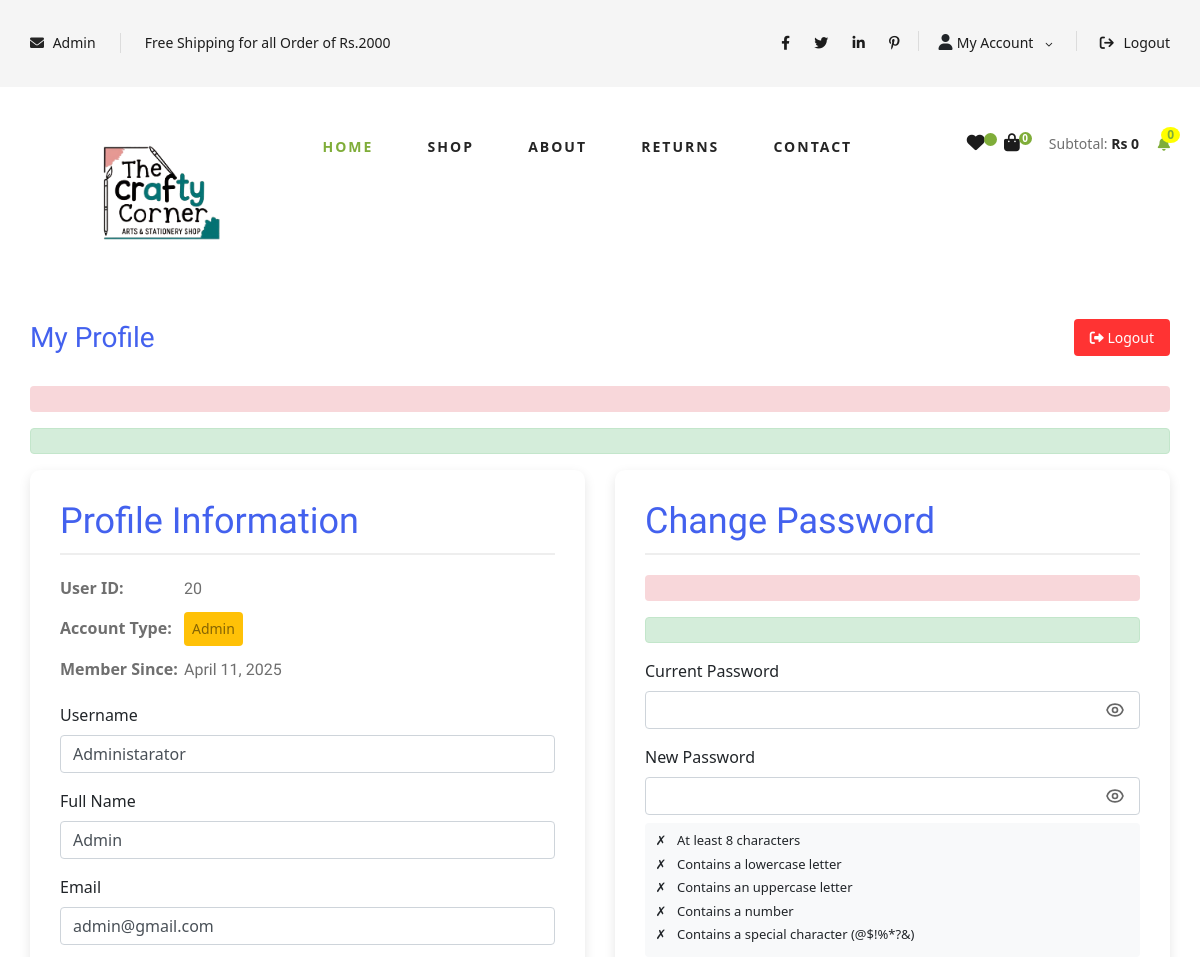
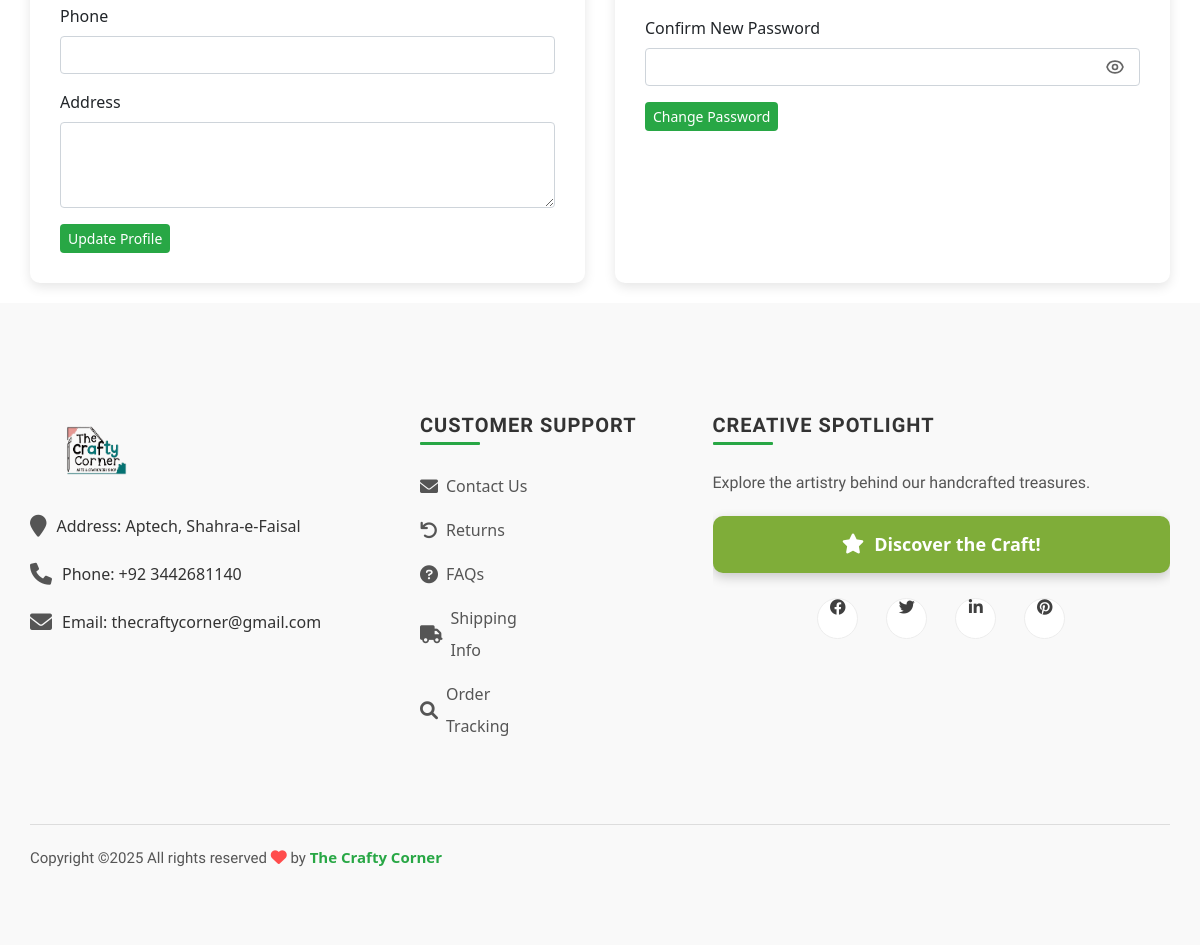
The app's page /website/profile.php (signed in) with its own data (2 pictures, top to bottom).
### tables this page shows
CREATE TABLE `users` (
  `user_id` int(11) NOT NULL,
  `username` varchar(50) NOT NULL,
  `password_hash` varchar(255) NOT NULL,
  `full_name` varchar(100) NOT NULL,
  `email` varchar(100) NOT NULL,
  `phone` varchar(15) DEFAULT NULL,
  `user_type` enum('admin','employee','customer') NOT NULL,
  `address` text DEFAULT NULL,
  `created_at` timestamp NOT NULL DEFAULT current_timestamp()
);

### website/profile.php (the view, shortened to what this page needs)
<?php
include("components/header.php");
$error = '';
$success = '';
$password_error = '';
$password_success = '';
$user_id = $_SESSION['user_id'];
$stmt = $pdo->prepare("SELECT * FROM Users WHERE user_id = :user_id");
$stmt->bindParam(':user_id', $user_id, PDO::PARAM_INT);
$stmt->execute();
$user = $stmt->fetch(PDO::FETCH_ASSOC);
$user['username'] = $user['username'] ?? '';
$user['full_name'] = $user['full_name'] ?? '';
$user['email'] = $user['email'] ?? '';
$user['phone'] = $user['phone'] ?? '';
$user['address'] = $user['address'] ?? '';
$user['user_type'] = $user['user_type'] ?? 'customer';
$user['created_at'] = $user['created_at'] ?? date('Y-m-d H:i:s');
?>
<div class="container">
  <div class="profile-header">
    <h1 class="profile-title">My Profile</h1>
    <a href="logout.php" class="logout-btn">
      <i class="fas fa-sign-out-alt"></i> Logout
    </a>
  </div>
  <?php if (isset($error)): ?>
  <div class="alert alert-error">
  </div>
  <?php endif; ?>
  <?php if (isset($success)): ?>
  <div class="alert alert-success">
  </div>
  <?php endif; ?>
  <div class="profile-container">
    <div class="profile-card">
      <h2>Profile Information</h2>
      <div class="profile-info">
        <p><strong>User ID:</strong> <?php echo htmlspecialchars($user['user_id']); ?></p>
        <p><strong>Account Type:</strong>
          <span class="user-type-badge user-type-<?php echo htmlspecialchars($user['user_type']); ?>">
            <?php echo htmlspecialchars($user['user_type']); ?>
          </span>
        </p>
        <p><strong>Member Since:</strong> <?php echo date('F j, Y', strtotime($user['created_at'])); ?></p>
      </div>
      <form method="POST" onsubmit="return validateProfileForm()">
        <div class="form-group">
          <label for="username">Username</label>
          <input type="text" id="username" name="username" class="form-control"
            value="<?php echo htmlspecialchars($user['username']); ?>" required>
        </div>
        <div class="form-group">
          <label for="full_name">Full Name</label>
          <input type="text" id="full_name" name="full_name" class="form-control"
            value="<?php echo htmlspecialchars($user['full_name']); ?>" required>
        </div>
        <div class="form-group">
          <label for="email">Email</label>
          <input type="email" id="email" name="email" class="form-control"
            value="<?php echo htmlspecialchars($user['email']); ?>" required>
        </div>
        <div class="form-group">
          <label for="phone">Phone</label>
          <input type="text" id="phone" name="phone" class="form-control"
            value="<?php echo htmlspecialchars($user['phone']); ?>">
        </div>
        <div class="form-group">
          <label for="address">Address</label>
          <textarea id="address" name="address" class="form-control"
            rows="3"><?php echo htmlspecialchars($user['address']); ?></textarea>
        </div>
        <button type="submit" class="btn1-block">Update Profile</button>
      </form>
    </div>
    <div class="profile-card">
      <h2>Change Password</h2>
      <?php if (isset($password_error)): ?>
      <div class="alert alert-error">
      </div>
      <?php endif; ?>
      <?php if (isset($password_success)): ?>
      <div class="alert alert-success">
      </div>
      <?php endif; ?>
      <form method="POST">
        <div class="form-group">
          <label for="current_password">Current Password</label>
          <div class="relative">
            <input type="password" id="current_password" name="current_password" class="form-control" required>
            <button type="button" class="toggle-password" data-target="current_password">
            </button>
          </div>
        </div>
        <div class="form-group">
          <label for="new_password">New Password</label>
          <div class="relative">
            <input type="password" id="new_password" name="new_password" class="form-control" required>
            <button type="button" class="toggle-password" data-target="new_password">
            </button>
          </div>
          <div id="passwordRequirements" class="password-requirements">
            <div class="requirement" id="reqLength">
              <span class="requirement-icon">✗</span>
              <span class="requirement-text">At least 8 characters</span>
            </div>
            <div class="requirement" id="reqLower">
              <span class="requirement-icon">✗</span>
              <span class="requirement-text">Contains a lowercase letter</span>
            </div>
            <div class="requirement" id="reqUpper">
              <span class="requirement-icon">✗</span>
              <span class="requirement-text">Contains an uppercase letter</span>
            </div>
            <div class="requirement" id="reqNumber">
              <span class="requirement-icon">✗</span>
              <span class="requirement-text">Contains a number</span>
            </div>
            <div class="requirement" id="reqSpecial">
              <span class="requirement-icon">✗</span>
              <span class="requirement-text">Contains a special character (@$!%*?&)</span>
            </div>
          </div>
        </div>
        <div class="form-group">
          <label for="confirm_password">Confirm New Password</label>
          <div class="relative">
            <input type="password" id="confirm_password" name="confirm_password" class="form-control" required>
            <button type="button" class="toggle-password" data-target="confirm_password">
            </button>
          </div>
        </div>
        <button type="submit" name="change_password" class="btn1-block">Change Password</button>
      </form>
    </div>
  </div>
</div>
<?php
include("components/footer.php");
?>

### website/css/style.css (style rules this page uses)
html, body { height: 100%; font-family: "Cairo", sans-serif; -webkit-font-smoothing: antialiased; font-smoothing: antialiased; }
h1, h2, h3, h4, h5, h6 { margin: 0; color: #111111; font-weight: 400; font-family: "Cairo", sans-serif; }
h1 { font-size: 70px; }
h2 { font-size: 36px; }
p { font-size: 16px; font-family: "Cairo", sans-serif; color: #6f6f6f; font-weight: 400; line-height: 26px; margin: 0 0 15px 0; }
@media only screen and (min-width: 1200px) { .container { max-width: 1170px; } }

### website/profile.php (style rules this page uses)
:root { --primary-color: #4361ee; --secondary-color: #3f37c9; --light-color: #f8f9fa; --dark-color: #212529; --success-color: #4bb543; --error-color: #ff3333; }
* { margin: 0; padding: 0; box-sizing: border-box; font-family: 'Segoe UI', Tahoma, Geneva, Verdana, sans-serif; }
body { background-color: #f5f7fa; color: var(--dark-color); }
.container { max-width: 1200px; margin: 0 auto; padding: 20px; }
.profile-header { display: flex; justify-content: space-between; align-items: center; margin-bottom: 30px; }
.profile-title { font-size: 28px; color: var(--primary-color); }
.logout-btn { background-color: var(--error-color); color: white; border: none; padding: 8px 16px; border-radius: 4px; cursor: pointer; font-size: 14px; transition: background-color 0.3s; }
.profile-container { display: flex; gap: 30px; }
.profile-card { background-color: white; border-radius: 10px; box-shadow: 0 4px 12px rgba(0, 0, 0, 0.1); padding: 30px; flex: 1; }
.profile-card h2 { margin-bottom: 20px; color: var(--primary-color); border-bottom: 2px solid #eee; padding-bottom: 10px; }
.form-group { margin-bottom: 20px; }
.form-group label { display: block; margin-bottom: 8px; font-weight: 500; }
.form-control { width: 100%; padding: 10px 15px; border: 1px solid #ddd; border-radius: 4px; font-size: 16px; transition: border-color 0.3s; }
.btn1-block { display: inline-block; padding: 4px 8px; border-radius: 4px; font-size: 14px; font-weight: 500; text-transform: capitalize; background-color: #28a745; color: white; border: none; }
.alert { padding: 12px 15px; border-radius: 4px; margin-bottom: 20px; }
.alert-success { background-color: #d4edda; color: #155724; border: 1px solid #c3e6cb; }
.alert-error { background-color: #f8d7da; color: #721c24; border: 1px solid #f5c6cb; }
.user-type-badge { display: inline-block; padding: 4px 8px; border-radius: 4px; font-size: 14px; font-weight: 500; text-transform: capitalize; }
.user-type-admin { background-color: #ffc107; color: #856404; }
.profile-info { margin-bottom: 20px; }
.profile-info p { margin-bottom: 10px; font-size: 16px; }
.profile-info strong { display: inline-block; width: 120px; }
.toggle-password { position: absolute; right: 15px; top: 50%; transform: translateY(-50%); background: none; border: none; cursor: pointer; z-index: 10; padding: 0; }
.toggle-password svg { width: 20px; height: 20px; stroke: #666; }
.form-group .relative { position: relative; width: 100%; }
.password-requirements { margin-top: 8px; padding: 8px; background-color: #f8f9fa; border-radius: 4px; font-size: 13px; }
.requirement { display: flex; align-items: center; margin-bottom: 4px; }
.requirement-icon { margin-right: 8px; width: 16px; text-align: center; }
.requirement-text { flex: 1; }

### records on screen
users: user_id "20", user_type "Admin", created_at "April 11, 2025", username "Administarator", full_name "Admin", email "admin@gmail.com"

### other values on screen
$full_name "Admin"
$cart_count "0"
$subtotal "0"
$notification_count "0"
